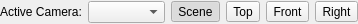
<ui version="4.0" >
 <class>CameraToolBar</class>
 <widget class="QWidget" name="CameraToolBar" >
  <property name="geometry" >
   <rect>
    <x>0</x>
    <y>0</y>
    <width>358</width>
    <height>24</height>
   </rect>
  </property>
  <property name="windowTitle" >
   <string>Form</string>
  </property>
  <layout class="QHBoxLayout" >
   <property name="leftMargin" >
    <number>0</number>
   </property>
   <property name="topMargin" >
    <number>0</number>
   </property>
   <property name="rightMargin" >
    <number>0</number>
   </property>
   <property name="bottomMargin" >
    <number>0</number>
   </property>
   <item>
    <widget class="QLabel" name="label_3" >
     <property name="text" >
      <string>Active Camera:</string>
     </property>
    </widget>
   </item>
   <item>
    <widget class="QComboBox" name="m_activeCam" />
   </item>
   <item>
    <widget class="QToolButton" name="m_sceneToolButton" >
     <property name="toolTip" >
      <string>Activate Scene Camera</string>
     </property>
     <property name="statusTip" >
      <string>Toggles the view to show scene using the currently active scene camera</string>
     </property>
     <property name="text" >
      <string>Scene</string>
     </property>
     <property name="icon" >
      <iconset resource="resources.qrc" >:/Icons/Resources/Icon.png</iconset>
     </property>
     <property name="iconSize" >
      <size>
       <width>18</width>
       <height>18</height>
      </size>
     </property>
     <property name="shortcut" >
      <string>0</string>
     </property>
     <property name="checkable" >
      <bool>true</bool>
     </property>
     <property name="checked" >
      <bool>true</bool>
     </property>
     <property name="autoExclusive" >
      <bool>true</bool>
     </property>
    </widget>
   </item>
   <item>
    <widget class="QToolButton" name="m_topToolButton" >
     <property name="toolTip" >
      <string>Top View</string>
     </property>
     <property name="statusTip" >
      <string>Toggles the view to show the scene from top view (X-Z-Plane)</string>
     </property>
     <property name="text" >
      <string>Top</string>
     </property>
     <property name="icon" >
      <iconset resource="resources.qrc" >:/Icons/Resources/Top.png</iconset>
     </property>
     <property name="iconSize" >
      <size>
       <width>18</width>
       <height>18</height>
      </size>
     </property>
     <property name="shortcut" >
      <string>7</string>
     </property>
     <property name="checkable" >
      <bool>true</bool>
     </property>
     <property name="autoExclusive" >
      <bool>true</bool>
     </property>
    </widget>
   </item>
   <item>
    <widget class="QToolButton" name="m_frontToolButton" >
     <property name="toolTip" >
      <string>Front View</string>
     </property>
     <property name="statusTip" >
      <string>Toggles the view to show the scene from front view(X-Y-Plane)</string>
     </property>
     <property name="text" >
      <string>Front</string>
     </property>
     <property name="icon" >
      <iconset resource="resources.qrc" >:/Icons/Resources/Front.png</iconset>
     </property>
     <property name="iconSize" >
      <size>
       <width>18</width>
       <height>18</height>
      </size>
     </property>
     <property name="shortcut" >
      <string>3</string>
     </property>
     <property name="checkable" >
      <bool>true</bool>
     </property>
     <property name="autoExclusive" >
      <bool>true</bool>
     </property>
    </widget>
   </item>
   <item>
    <widget class="QToolButton" name="m_rightToolButton" >
     <property name="toolTip" >
      <string>Right view</string>
     </property>
     <property name="statusTip" >
      <string>Toggles the view to show the scene from right view (Y-Z-Plane)</string>
     </property>
     <property name="text" >
      <string>Right</string>
     </property>
     <property name="icon" >
      <iconset resource="resources.qrc" >:/Icons/Resources/Right.png</iconset>
     </property>
     <property name="iconSize" >
      <size>
       <width>18</width>
       <height>18</height>
      </size>
     </property>
     <property name="shortcut" >
      <string>1</string>
     </property>
     <property name="checkable" >
      <bool>true</bool>
     </property>
     <property name="autoExclusive" >
      <bool>true</bool>
     </property>
    </widget>
   </item>
  </layout>
  <action name="m_actionToggleOrtho" >
   <property name="text" >
    <string>Toggle Ortho</string>
   </property>
   <property name="shortcut" >
    <string>5</string>
   </property>
  </action>
 </widget>
 <resources>
  <include location="resources.qrc" />
 </resources>
 <connections/>
</ui>
